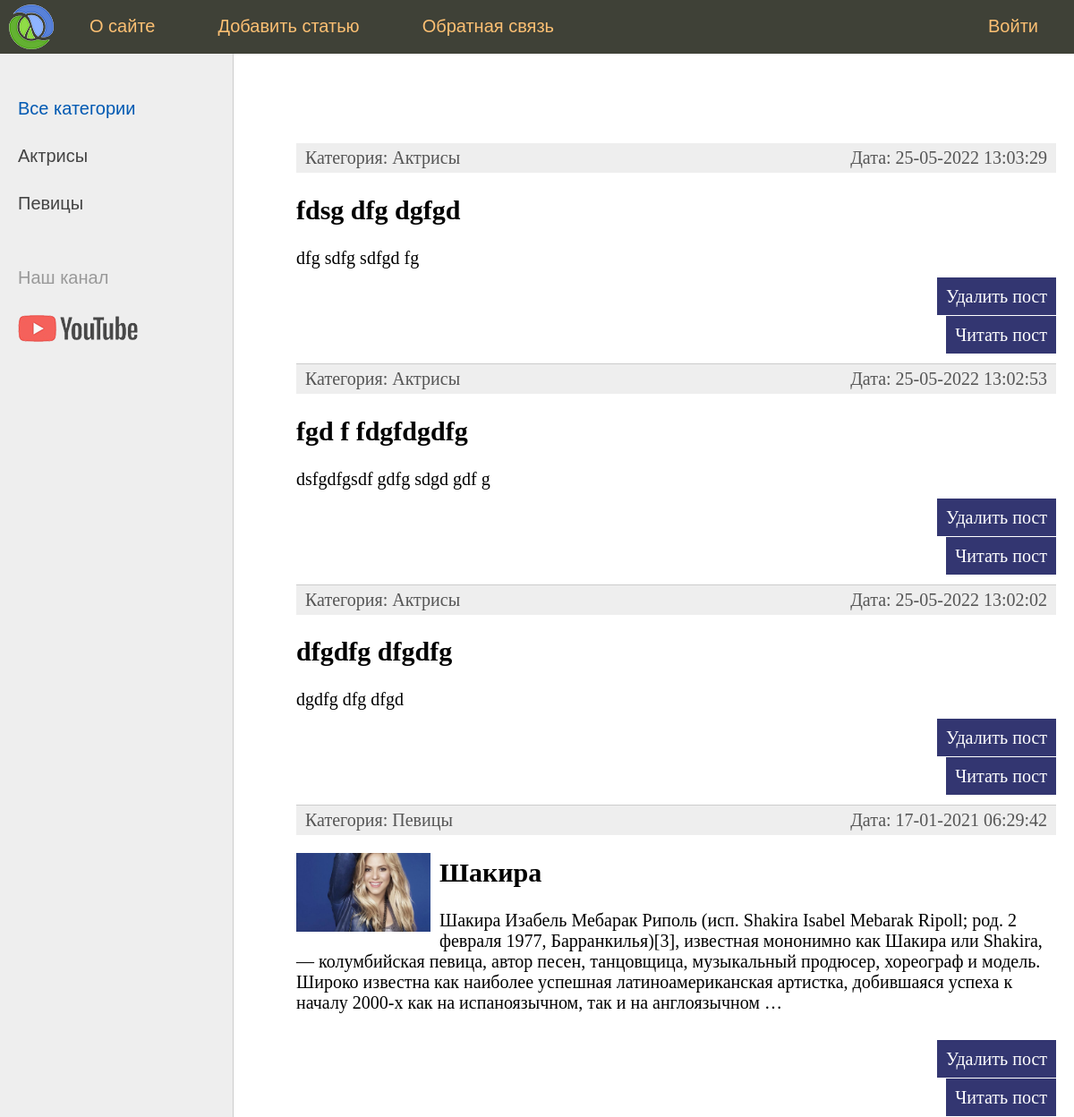
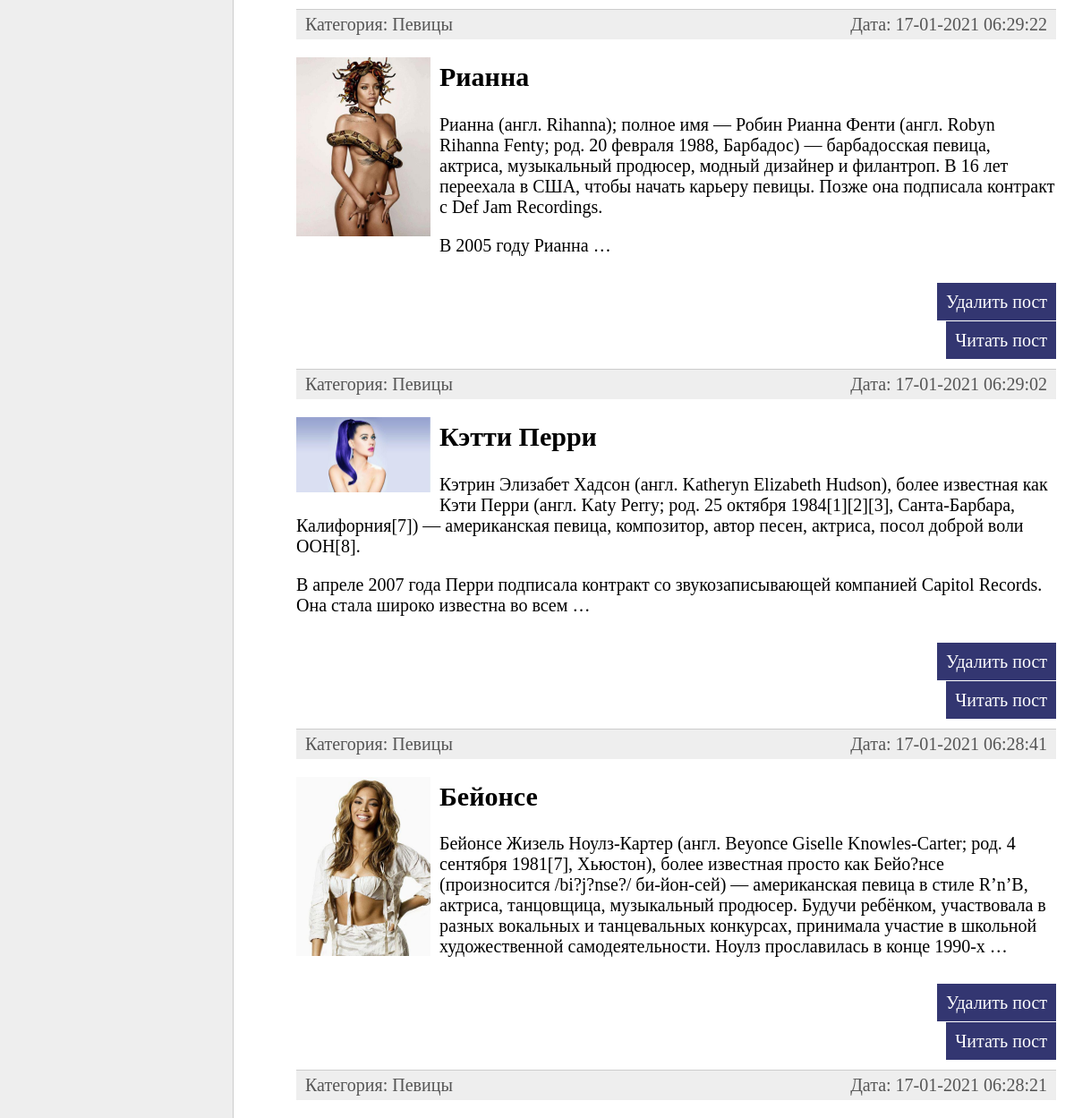
/ (upper part), run on an earlier commit of the app's database (2 pictures, top to bottom).
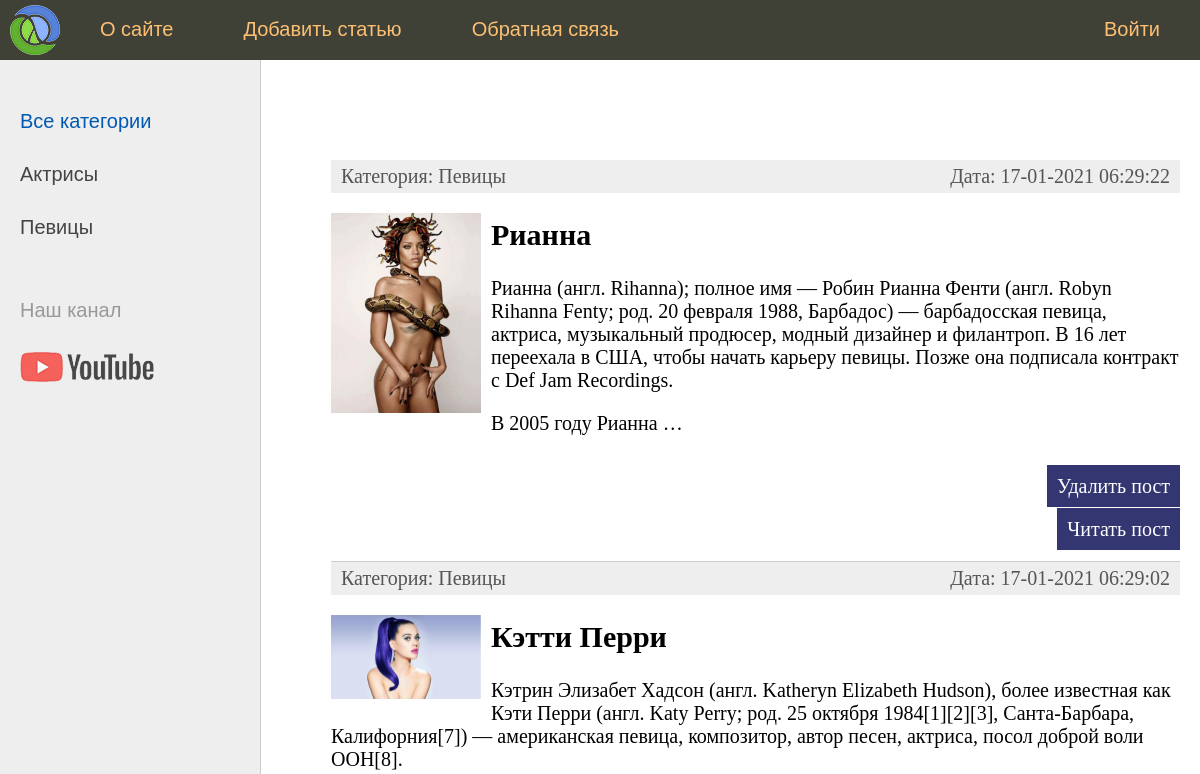
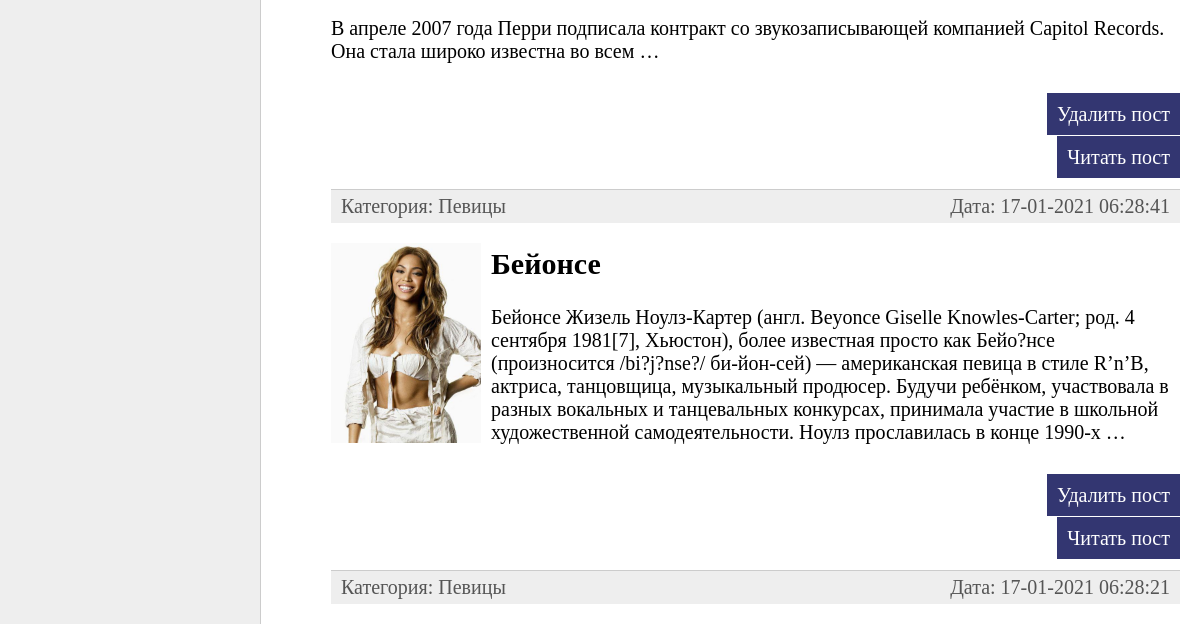
And on a later commit of the database (2 pictures, top to bottom).
### women/models.py (models this page shows, shortened)
class Category(models.Model):
    name = models.CharField(max_length=100, db_index=True, verbose_name='Имя кат.')   # verbose_name исп-ся для измнения поля в шапке админ панели
    slug = models.SlugField(max_length=255, unique=True, db_index=True, verbose_name="URL")
    def __str__(self):
        return self.name                                            # чтобы возвращать имя категории
    def get_absolute_url(self):
        return reverse('category', args=[self.slug])      # в видео было kwargs={'cat_slug': self.slug}
    class Meta:
        verbose_name = "Категории"                          # чтобы на админ панели названия были как мы хотим
        verbose_name_plural = "Категории"                   # чтобы на админ панели названия были как мы хотим
        ordering = ['name']                        # для сортировки(сначала по полю 'time_create' если одинаково то по 'title')

class Women(models.Model):
    title = models.CharField(max_length=255, verbose_name = "заголовок")            # verbose_name исп-ся для измнения поля в шапке админ панели
    slug = models.SlugField(max_length=255, unique=True, db_index=True, verbose_name="URL")  # unique=True означает уникальность, db_index чтобы это поле было индесируемым для быстрого поиска
    content = models.TextField(blank=True, verbose_name = "текст статьи")
    photo = models.ImageField(upload_to="photos/%Y/%m/%d/", verbose_name = "фото")
    time_create = models.DateTimeField(auto_now_add=True)
    time_update = models.DateTimeField(auto_now=True)
    is_published = models.BooleanField(default=True, verbose_name = "публикация")
    cat = models.ForeignKey('Category', on_delete=models.PROTECT, null=True, verbose_name = "категории")        # Category в кавычках потому что он идет ниже (если был бы высше можно было бы без кавычек) null=True т.к. в таблице caregory еще нет значении
    def get_absolute_url(self):                                     # стандартная админ панель использует именно такое название метода класса (дать именно такое название)
        return reverse('post', kwargs={'post_slug': self.slug})         # формирование динамич url адреса связанный с базой даннх ('post_id' это парамтр получаемый из URL)
    class Meta:
        verbose_name = "Известные женщины"                          # чтобы на админ панели названия были как мы хотим
        verbose_name_plural = "Известные женщины"                   # чтобы на админ панели названия были как мы хотим
        ordering = ['-time_create', 'title']                        # для сортировки(сначала по полю 'time_create' если одинаково то по 'title')

### women/views.py (the view)
# urls.py: path('', WomenHome.as_view(), name='home'),
class WomenHome(ListView):
    model = Women
    template_name = 'women/index.html'                  #переопределение шаблона (по умолчанию он ищет "women/women_list.html")
    context_object_name = 'posts'                       #переопределяем имя переменной класса представления WomenHome (стандартное "object_list")
    def get_context_data(self, object_list=None, **kwargs):     #функция для формирования и динамического и статического контекста
        context = super().get_context_data(**kwargs)            #через базовый класс ListView получам уже существующий контекст
        context['menu'] = menu                                  #добавляем пункты
        context['title'] = 'Главная страница'
        context['cat_selected'] = 0
        return context
    def get_queryset(self):                                     #функ для фильтрации по модели Women
        return Women.objects.filter(is_published=True)

### women/templatetags/women_tags.py (called while the page is built)
@register.simple_tag(name='getcats')          # декотратор для превращения функции в тэг
def get_categories(filter=None):
    if not filter:
        return Category.objects.all()
    else:
        return Category.objects.filter(pk=filter)

@register.inclusion_tag('women/list_categories.html')   # тэг который возр-ет шаблон list_categories.html с передачей в нее параметров "cats"
def show_categories(sort=None, selected=None):
    if not sort:
        cats = Category.objects.all()
    else:
        cats = Category.objects.order_by(sort)
    return {"cats":cats, "cat_selected":selected}

### women/templates/women/index.html (shortened to what this page needs)
{% extends 'women/base.html' %}
{% block content %}
<ul class="list-articles">
	{% for p in posts %}
			<li><div class="article-panel">
				<p class="first">Категория: {{p.cat}}</p>
				<p class="last">Дата: {{p.time_update|date:"d-m-Y H:i:s"}}</p>
			</div>
			{% if p.photo %}
				<p><img class="img-article-left thumb" src="{{ p.photo.url }}"></p>
			{% endif %}
				<h2>{{p.title}}</h2>
	{% autoescape on %}
	{{p.content|linebreaks|truncatewords:50}}
	{% endautoescape %}
			<p class="link-read-post"><a href="/post/delete/{{ p.slug }}">Удалить пост</a></p>
			<p class="link-read-post"><a href="{{ p.get_absolute_url }}">Читать пост</a></p>
			</li>
	{% endfor %}
</ul>
{% endblock %}

### women/templates/women/list_categories.html
{% for c in cats %}
	{% if c.pk == cat_selected %}
		<li class="selected">{{c.name}}</li>
	{% else %}
		<li><a href="{{ c.get_absolute_url }}">{{c.name}}</a></li>
	{% endif %}
{% endfor %}

What changed in the data, as far as the page shows it:
removed Women: cat "Актрисы", time_update "25-05-2022 13:03:29", title "fdsg dfg dgfgd", content "dfg sdfg sdfgd fg"
removed Women: cat "Актрисы", time_update "25-05-2022 13:02:53", title "fgd f fdgfdgdfg", content "dsfgdfgsdf gdfg sdgd gdf g"
removed Women: cat "Актрисы", time_update "25-05-2022 13:02:02", title "dfgdfg dfgdfg", content "dgdfg dfg dfgd"
removed Women: cat "Певицы", time_update "17-01-2021 06:29:42", photo (picture), title "Шакира", content "Шакира Изабель Мебарак Риполь (исп. Shakira Isabel Mebarak Ripoll; род. 2 февраля 1977, Барранкилья)[3], известная мононимно как Шакира или Shakira, — колумбийская певица, автор песен, танцовщица, музыкальный продюсер, хореограф и модель. Широко известна как наиболее успешная латиноамериканская артистка, добившаяся успеха к началу 2000-х как на испаноязычном, так и на англоязычном …"
